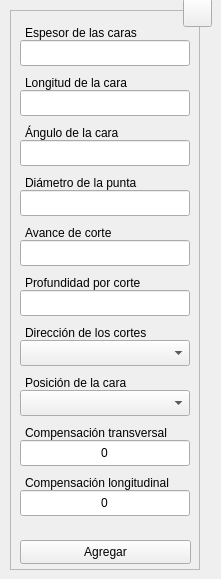
  <widget class="QWidget" name="centralwidget">
   <widget class="QFrame" name="frame">
    <property name="geometry">
     <rect>
      <x>10</x>
      <y>10</y>
      <width>190</width>
      <height>560</height>
     </rect>
    </property>
    <property name="sizePolicy">
     <sizepolicy hsizetype="Fixed" vsizetype="Fixed">
      <horstretch>0</horstretch>
      <verstretch>0</verstretch>
     </sizepolicy>
    </property>
    <property name="minimumSize">
     <size>
      <width>190</width>
      <height>560</height>
     </size>
    </property>
    <property name="maximumSize">
     <size>
      <width>190</width>
      <height>560</height>
     </size>
    </property>
    <property name="frameShape">
     <enum>QFrame::StyledPanel</enum>
    </property>
    <property name="frameShadow">
     <enum>QFrame::Raised</enum>
    </property>
    <widget class="QLineEdit" name="tbx_wdt">
     <property name="geometry">
      <rect>
       <x>10</x>
       <y>30</y>
       <width>170</width>
       <height>26</height>
      </rect>
     </property>
     <property name="minimumSize">
      <size>
       <width>170</width>
       <height>0</height>
      </size>
     </property>
     <property name="maximumSize">
      <size>
       <width>170</width>
       <height>16777215</height>
      </size>
     </property>
     <property name="toolTip">
      <string>Digite la dimensión total del espesor de las caras</string>
     </property>
     <property name="statusTip">
      <string/>
     </property>
     <property name="alignment">
      <set>Qt::AlignCenter</set>
     </property>
     <property name="placeholderText">
      <string/>
     </property>
    </widget>
    <widget class="QLabel" name="lbl_wdt">
     <property name="enabled">
      <bool>true</bool>
     </property>
     <property name="geometry">
      <rect>
       <x>15</x>
       <y>10</y>
       <width>114</width>
       <height>26</height>
      </rect>
     </property>
     <property name="text">
      <string>Espesor de las caras</string>
     </property>
     <property name="buddy">
      <cstring>lbl_wdt</cstring>
     </property>
    </widget>
    <widget class="QPushButton" name="btn_save">
     <property name="geometry">
      <rect>
       <x>10</x>
       <y>530</y>
       <width>171</width>
       <height>24</height>
      </rect>
     </property>
     <property name="sizePolicy">
      <sizepolicy hsizetype="Expanding" vsizetype="Expanding">
       <horstretch>0</horstretch>
       <verstretch>0</verstretch>
      </sizepolicy>
     </property>
     <property name="minimumSize">
      <size>
       <width>88</width>
       <height>0</height>
      </size>
     </property>
     <property name="toolTip">
      <string>Agregar los datos al programa CNC</string>
     </property>
     <property name="statusTip">
      <string/>
     </property>
     <property name="text">
      <string>Agregar</string>
     </property>
     <property name="shortcut">
      <string>Ctrl+S</string>
     </property>
     <property name="autoDefault">
      <bool>true</bool>
     </property>
    </widget>
    <widget class="QLabel" name="lbl_dyr">
     <property name="enabled">
      <bool>true</bool>
     </property>
     <property name="geometry">
      <rect>
       <x>15</x>
       <y>310</y>
       <width>129</width>
       <height>26</height>
      </rect>
     </property>
     <property name="text">
      <string>Dirección de los cortes</string>
     </property>
     <property name="buddy">
      <cstring>lbl_dyr</cstring>
     </property>
    </widget>
    <widget class="QComboBox" name="cbx_dyr">
     <property name="geometry">
      <rect>
       <x>10</x>
       <y>330</y>
       <width>170</width>
       <height>26</height>
      </rect>
     </property>
     <property name="minimumSize">
      <size>
       <width>170</width>
       <height>26</height>
      </size>
     </property>
     <property name="maximumSize">
      <size>
       <width>170</width>
       <height>16777215</height>
      </size>
     </property>
     <property name="toolTip">
      <string>Seleccione la dirección de los cortes</string>
     </property>
    </widget>
    <widget class="QLineEdit" name="tbx_mat">
     <property name="geometry">
      <rect>
       <x>10</x>
       <y>180</y>
       <width>170</width>
       <height>26</height>
      </rect>
     </property>
     <property name="minimumSize">
      <size>
       <width>170</width>
       <height>0</height>
      </size>
     </property>
     <property name="maximumSize">
      <size>
       <width>170</width>
       <height>16777215</height>
      </size>
     </property>
     <property name="toolTip">
      <string>Digite la dimensión del diámetro de la punta sin maquinar</string>
     </property>
     <property name="statusTip">
      <string/>
     </property>
     <property name="alignment">
      <set>Qt::AlignCenter</set>
     </property>
     <property name="placeholderText">
      <string/>
     </property>
    </widget>
    <widget class="QLabel" name="lbl_mat">
     <property name="enabled">
      <bool>true</bool>
     </property>
     <property name="geometry">
      <rect>
       <x>15</x>
       <y>160</y>
       <width>120</width>
       <height>26</height>
      </rect>
     </property>
     <property name="text">
      <string>Diámetro de la punta</string>
     </property>
     <property name="buddy">
      <cstring>lbl_wdt</cstring>
     </property>
    </widget>
    <widget class="QLineEdit" name="tbx_fed">
     <property name="geometry">
      <rect>
       <x>10</x>
       <y>230</y>
       <width>170</width>
       <height>26</height>
      </rect>
     </property>
     <property name="minimumSize">
      <size>
       <width>170</width>
       <height>0</height>
      </size>
     </property>
     <property name="maximumSize">
      <size>
       <width>170</width>
       <height>16777215</height>
      </size>
     </property>
     <property name="toolTip">
      <string>Digite la velocidad de avance de corte</string>
     </property>
     <property name="statusTip">
      <string/>
     </property>
     <property name="alignment">
      <set>Qt::AlignCenter</set>
     </property>
     <property name="placeholderText">
      <string/>
     </property>
    </widget>
    <widget class="QLabel" name="lbl_fed">
     <property name="enabled">
      <bool>true</bool>
     </property>
     <property name="geometry">
      <rect>
       <x>15</x>
       <y>210</y>
       <width>95</width>
       <height>26</height>
      </rect>
     </property>
     <property name="text">
      <string>Avance de corte</string>
     </property>
     <property name="buddy">
      <cstring>lbl_wdt</cstring>
     </property>
    </widget>
    <widget class="QLineEdit" name="tbx_lgt">
     <property name="geometry">
      <rect>
       <x>10</x>
       <y>80</y>
       <width>170</width>
       <height>26</height>
      </rect>
     </property>
     <property name="minimumSize">
      <size>
       <width>170</width>
       <height>0</height>
      </size>
     </property>
     <property name="maximumSize">
      <size>
       <width>170</width>
       <height>16777215</height>
      </size>
     </property>
     <property name="toolTip">
      <string>Digite la dimensión de la longitud de la cara</string>
     </property>
     <property name="statusTip">
      <string/>
     </property>
     <property name="alignment">
      <set>Qt::AlignCenter</set>
     </property>
     <property name="placeholderText">
      <string/>
     </property>
    </widget>
    <widget class="QLabel" name="lbl_lgt">
     <property name="enabled">
      <bool>true</bool>
     </property>
     <property name="geometry">
      <rect>
       <x>15</x>
       <y>60</y>
       <width>113</width>
       <height>26</height>
      </rect>
     </property>
     <property name="text">
      <string>Longitud de la cara</string>
     </property>
     <property name="buddy">
      <cstring>lbl_wdt</cstring>
     </property>
    </widget>
    <widget class="QComboBox" name="cbx_pos">
     <property name="geometry">
      <rect>
       <x>10</x>
       <y>380</y>
       <width>170</width>
       <height>26</height>
      </rect>
     </property>
     <property name="minimumSize">
      <size>
       <width>170</width>
       <height>26</height>
      </size>
     </property>
     <property name="maximumSize">
      <size>
       <width>170</width>
       <height>16777215</height>
      </size>
     </property>
     <property name="toolTip">
      <string>Seleccione la posición de la cara plana</string>
     </property>
    </widget>
    <widget class="QLabel" name="lbl_pos">
     <property name="enabled">
      <bool>true</bool>
     </property>
     <property name="geometry">
      <rect>
       <x>15</x>
       <y>360</y>
       <width>110</width>
       <height>26</height>
      </rect>
     </property>
     <property name="text">
      <string>Posición de la cara</string>
     </property>
     <property name="buddy">
      <cstring>lbl_dyr</cstring>
     </property>
    </widget>
    <widget class="QLabel" name="lbl_cut">
     <property name="enabled">
      <bool>true</bool>
     </property>
     <property name="geometry">
      <rect>
       <x>15</x>
       <y>260</y>
       <width>127</width>
       <height>26</height>
      </rect>
     </property>
     <property name="text">
      <string>Profundidad por corte</string>
     </property>
     <property name="buddy">
      <cstring>lbl_dyr</cstring>
     </property>
    </widget>
    <widget class="QLineEdit" name="tbx_cut">
     <property name="geometry">
      <rect>
       <x>10</x>
       <y>280</y>
       <width>170</width>
       <height>26</height>
      </rect>
     </property>
     <property name="minimumSize">
      <size>
       <width>170</width>
       <height>0</height>
      </size>
     </property>
     <property name="maximumSize">
      <size>
       <width>170</width>
       <height>16777215</height>
      </size>
     </property>
     <property name="toolTip">
      <string>Digite la dimensión de la profundidad por corte</string>
     </property>
     <property name="statusTip">
      <string/>
     </property>
     <property name="alignment">
      <set>Qt::AlignCenter</set>
     </property>
     <property name="placeholderText">
      <string/>
     </property>
    </widget>
    <widget class="QLineEdit" name="tbx_tcm">
     <property name="geometry">
      <rect>
       <x>10</x>
       <y>430</y>
       <width>170</width>
       <height>26</height>
      </rect>
     </property>
     <property name="minimumSize">
      <size>
       <width>170</width>
       <height>0</height>
      </size>
     </property>
     <property name="maximumSize">
      <size>
       <width>170</width>
       <height>16777215</height>
      </size>
     </property>
     <property name="toolTip">
      <string>Digite la dimensión de la compensación en el eje transversal (ancho)</string>
     </property>
     <property name="statusTip">
      <string/>
     </property>
     <property name="text">
      <string>0</string>
     </property>
     <property name="alignment">
      <set>Qt::AlignCenter</set>
     </property>
     <property name="placeholderText">
      <string/>
     </property>
    </widget>
    <widget class="QLabel" name="lbl_tcm">
     <property name="enabled">
      <bool>true</bool>
     </property>
     <property name="geometry">
      <rect>
       <x>15</x>
       <y>410</y>
       <width>150</width>
       <height>26</height>
      </rect>
     </property>
     <property name="text">
      <string>Compensación transversal</string>
     </property>
     <property name="buddy">
      <cstring>lbl_wdt</cstring>
     </property>
    </widget>
    <widget class="QLineEdit" name="tbx_lcm">
     <property name="geometry">
      <rect>
       <x>10</x>
       <y>480</y>
       <width>170</width>
       <height>26</height>
      </rect>
     </property>
     <property name="minimumSize">
      <size>
       <width>170</width>
       <height>0</height>
      </size>
     </property>
     <property name="maximumSize">
      <size>
       <width>170</width>
       <height>16777215</height>
      </size>
     </property>
     <property name="toolTip">
      <string>Digite la dimensión de la compensación en el eje longitudinal (largo)</string>
     </property>
     <property name="statusTip">
      <string/>
     </property>
     <property name="text">
      <string>0</string>
     </property>
     <property name="alignment">
      <set>Qt::AlignCenter</set>
     </property>
     <property name="placeholderText">
      <string/>
     </property>
    </widget>
    <widget class="QLabel" name="lbl_lcm">
     <property name="enabled">
      <bool>true</bool>
     </property>
     <property name="geometry">
      <rect>
       <x>15</x>
       <y>460</y>
       <width>158</width>
       <height>26</height>
      </rect>
     </property>
     <property name="text">
      <string>Compensación longitudinal</string>
     </property>
     <property name="buddy">
      <cstring>lbl_wdt</cstring>
     </property>
    </widget>
    <widget class="QLineEdit" name="tbx_ang">
     <property name="geometry">
      <rect>
       <x>10</x>
       <y>130</y>
       <width>170</width>
       <height>26</height>
      </rect>
     </property>
     <property name="minimumSize">
      <size>
       <width>170</width>
       <height>0</height>
      </size>
     </property>
     <property name="maximumSize">
      <size>
       <width>170</width>
       <height>16777215</height>
      </size>
     </property>
     <property name="toolTip">
      <string>Digite la dimensión del ángulo de la cara</string>
     </property>
     <property name="statusTip">
      <string/>
     </property>
     <property name="alignment">
      <set>Qt::AlignCenter</set>
     </property>
     <property name="placeholderText">
      <string/>
     </property>
    </widget>
    <widget class="QLabel" name="lbl_ang">
     <property name="enabled">
      <bool>true</bool>
     </property>
     <property name="geometry">
      <rect>
       <x>15</x>
       <y>110</y>
       <width>103</width>
       <height>26</height>
      </rect>
     </property>
     <property name="text">
      <string>Ángulo de la cara</string>
     </property>
     <property name="buddy">
      <cstring>lbl_wdt</cstring>
     </property>
    </widget>
    <zorder>tbx_wdt</zorder>
    <zorder>lbl_wdt</zorder>
    <zorder>btn_save</zorder>
    <zorder>cbx_dyr</zorder>
    <zorder>lbl_dyr</zorder>
    <zorder>tbx_mat</zorder>
    <zorder>lbl_mat</zorder>
    <zorder>tbx_fed</zorder>
    <zorder>lbl_fed</zorder>
    <zorder>tbx_lgt</zorder>
    <zorder>lbl_lgt</zorder>
    <zorder>cbx_pos</zorder>
    <zorder>lbl_pos</zorder>
    <zorder>tbx_cut</zorder>
    <zorder>lbl_cut</zorder>
    <zorder>tbx_tcm</zorder>
    <zorder>lbl_tcm</zorder>
    <zorder>tbx_lcm</zorder>
    <zorder>lbl_lcm</zorder>
    <zorder>tbx_ang</zorder>
    <zorder>lbl_ang</zorder>
   </widget>
   <widget class="QToolButton" name="btn_help">
    <property name="geometry">
     <rect>
      <x>183</x>
      <y>-2</y>
      <width>29</width>
      <height>29</height>
     </rect>
    </property>
    <property name="font">
     <font>
      <pointsize>20</pointsize>
      <bold>true</bold>
     </font>
    </property>
    <property name="text">
     <string/>
    </property>
    <property name="icon">
     <iconset resource="../../resources/resources.qrc">
      <normaloff>:/icons/question.png</normaloff>:/icons/question.png</iconset>
    </property>
    <property name="iconSize">
     <size>
      <width>20</width>
      <height>20</height>
     </size>
    </property>
    <property name="shortcut">
     <string>F1</string>
    </property>
   </widget>
  </widget>
